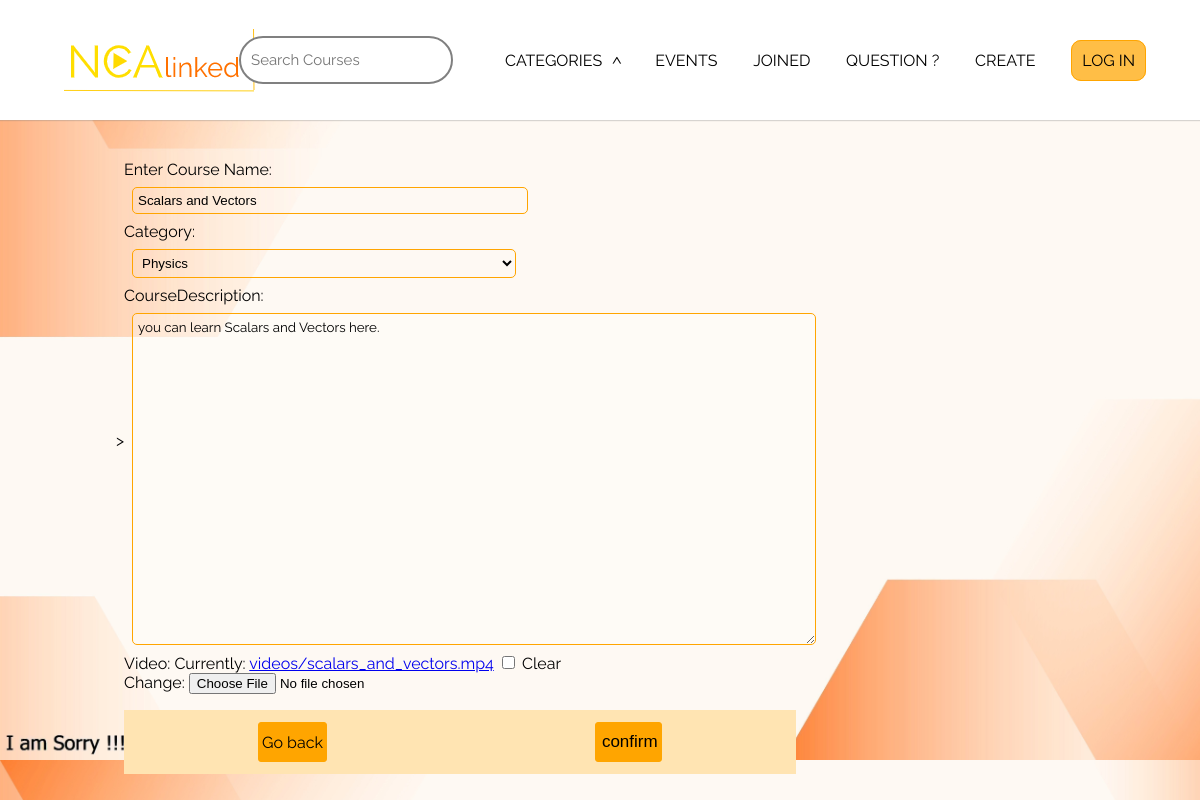
/editpage/14, run on the app's committed database.
### base/models.py (models this page shows, shortened)
class Course(models.Model):
    Course_name = models.CharField(max_length=200)
    host = models.ForeignKey(User, on_delete=models.SET_NULL, null=True)
    Category = models.ForeignKey(Category, on_delete=models.SET_NULL, null=True)
    created = models.DateTimeField(auto_now_add=True)
    updated = models.DateTimeField(auto_now=True)
    participants = models.ManyToManyField(User, related_name='participants',blank=True)
    CourseDescription = models.TextField(null=True)
    video = models.FileField(upload_to="videos/", null=True, blank=True)
    class Meta():
        ordering = ['-updated','-created']

### base/views.py (the view)
# urls.py: path('editpage/<str:pk>', views.editpage, name='editpage'),
def editpage(request, pk):
    course = Course.objects.get(id=pk)
    form = createCourseForm(instance=course)
    if request.method == 'POST':
        form = createCourseForm(request.POST,instance=course)
        if form.is_valid():
            form.save()
            return redirect('homepage')
    context = {'form':form}
    return render(request, 'editpage.html',context)

### base/forms.py
class createCourseForm(ModelForm):
    class Meta:
        model = Course
        exclude = ['host']
        fields = ['Course_name', 'Category','CourseDescription', 'video']
        labels = {
            'Course_name' : "Enter Course Name"
        }
    def __init__(self,*args,**kwargs):
        super().__init__(*args,**kwargs)
        self.fields['Course_name'].widget.attrs.update({'class':'Coursename'})
        self.fields['Category'].widget.attrs.update({'class':'Coursename'})
        self.fields['CourseDescription'].widget.attrs.update({'class':'CourseDescription'})

### base/models.py (called while the page is built)
    def __str__(self):
        return self.Category_name

### templates/editpage.html (shortened to what this page needs)
{% load static %}
<!DOCTYPE html>
<html lang="en">
<head>
    <link rel="stylesheet" href="{% static 'css/homepage.css' %}">
    <link rel="stylesheet" href="{% static 'css/editpage.css' %}">
    <link rel="stylesheet" href="{% static 'css/postcourse.css' %}">
</head>
<body>
    {% include 'navbar.html' %}
    <div class="post-course-wrapper">>
        <div>
            <form action="" method="POST">
                {{form.as_p}}
                <div class="submit-btn-div">
                    <a href="{% url 'homepage' %}">Go back</a>
                    <input class='submit' type="submit" value="confirm">
                </div>
            </form>
        </div>
    </div>
</body>
</html>

### base/static/css/homepage.css (style rules this page uses)
body { font-family: 'Raleway', sans-serif; background-image: url("/static/images/bodybackground.jpg"); background-repeat: repeat; background-position: bottom; background-size: cover; }
body,p { margin: 0; }

### base/static/css/postcourse.css (style rules this page uses)
.post-course-wrapper { height: 80vh; width: 100%; padding-top: 15vh; display: flex; justify-content: center; align-items: center; }
.post-course-wrapper > div { width: 80%; height: 70vh; }
.Coursename { width: 40%; padding: 5px 5px; border-radius: 5px; border: 1px solid orange; background-color: transparent; margin:1vh 1vh; display: block; }
.CourseDescription { display: block; background-color: rgba(255, 255, 255, 0.247); border: 1px solid orange; font-family: 'Raleway', sans-serif; width: 70%; height: 40vh; border-radius: 5px; margin:1vh 1vh; padding: 5px; }
form div { display: flex; width: 70%; background-color: rgb(255, 228, 178); justify-content: space-around; margin-top: 2vh; height: 8vh; align-items: center; }
form div a { color: black; border: 1px solid orange; border-radius: 3px; background-color: orange; padding: 3px; text-decoration: none; height: 4vh; display: flex; justify-content: center; align-items: center; }
form div input { width: 10%; height: 5vh; border: 1px solid orange; border-radius: 3px; background-color: orange; font-size: 17px; }

### data on the page
Course: Course_name "Scalars and Vectors", Category "Physics", CourseDescription "you can learn Scalars and Vectors here."
